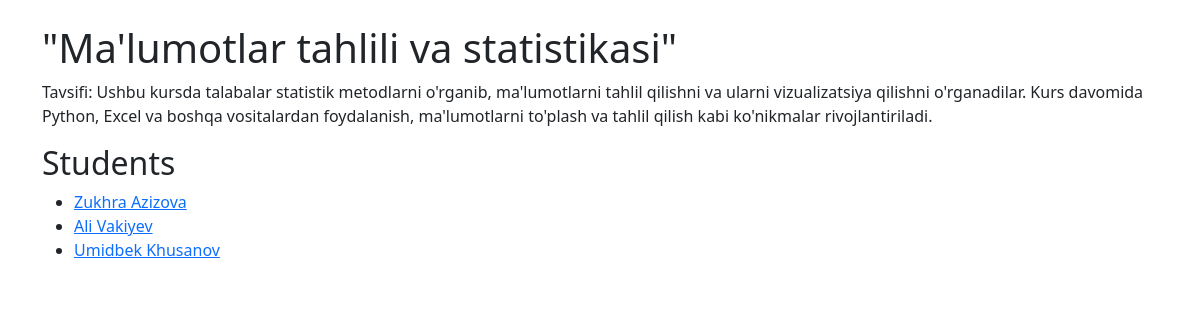
The app's page /course/3/ with its own data.
### courses/models.py (models this page shows, shortened)
class Course(models.Model):
    title = models.CharField(max_length=255)
    description = models.TextField()
    created_at = models.DateTimeField(auto_now_add=True)
    updated_at = models.DateTimeField(auto_now=True)

class Student(models.Model):
    name = models.CharField(max_length=255)
    email = models.EmailField(unique=True)
    enrolled_at = models.DateTimeField(auto_now_add=True)
    course = models.ForeignKey(Course, on_delete=models.CASCADE, related_name='students')

### courses/views.py (the view)
# urls.py: path('course/<int:course_id>/', views.course_students, name='course_students'),
def course_students(request, course_id):
    course = get_object_or_404(Course, id=course_id)
    students = course.students.all()
    return render(request, 'course_students.html', {'course': course, 'students': students})

### courses/templates/course_students.html (shortened to what this page needs)
{% extends 'base.html' %}
{% block content %}
<h1>{{ course.title }}</h1>
<p>{{ course.description }}</p>
<h2>Students</h2>
<ul>
    {% for student in students %}
    <li><a href="{% url 'student_detail' student.id %}">{{ student.name }}</a></li>
    {% endfor %}
</ul>
{% endblock %}

### records on screen
Course: title "\"Ma'lumotlar tahlili va statistikasi\"", description "Tavsifi: Ushbu kursda talabalar statistik metodlarni o'rganib, ma'lumotlarni tahlil qilishni va ularni vizualizatsiya qilishni o'rganadilar. Kurs davomida Python, Excel va boshqa vositalardan foydalanish, ma'lumotlarni to'plash va tahlil qilish kabi ko'nikmalar rivojlantiriladi."
Student: name "Zukhra Azizova"
Student: name "Ali Vakiyev"
Student: name "Umidbek Khusanov"
